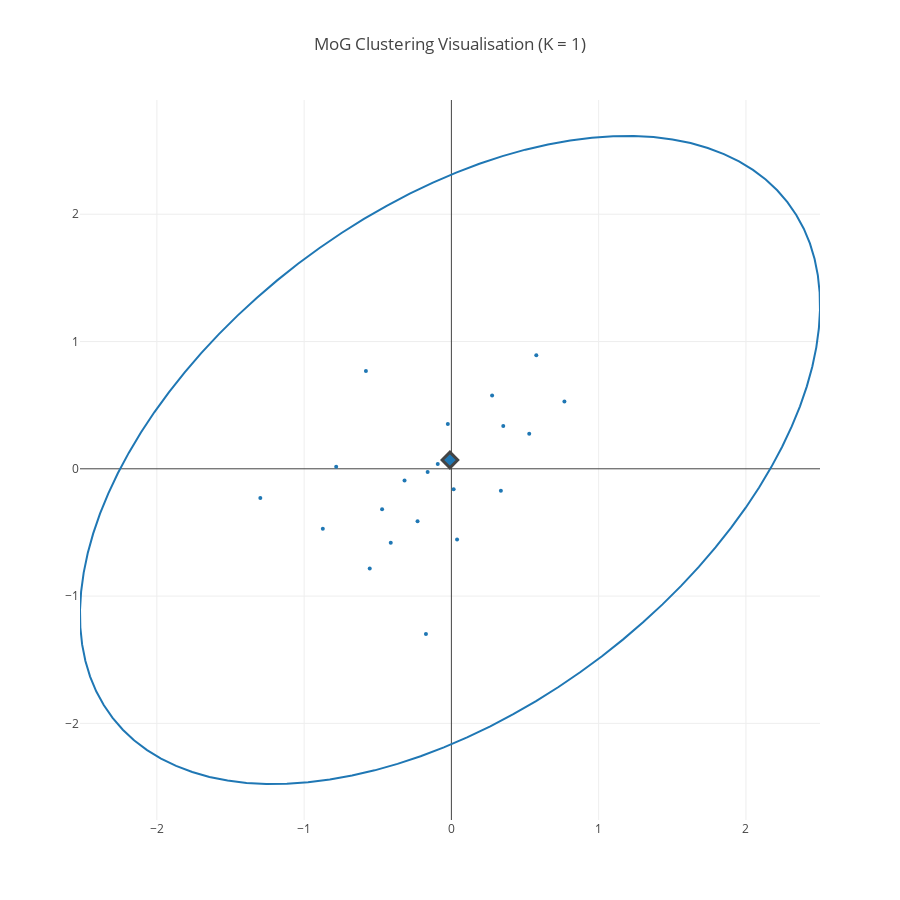

The cell this chart's notebook holds for it:
### Code cell
for snapshot in result:
    visualise_MoG_clusters(snapshot, data)
